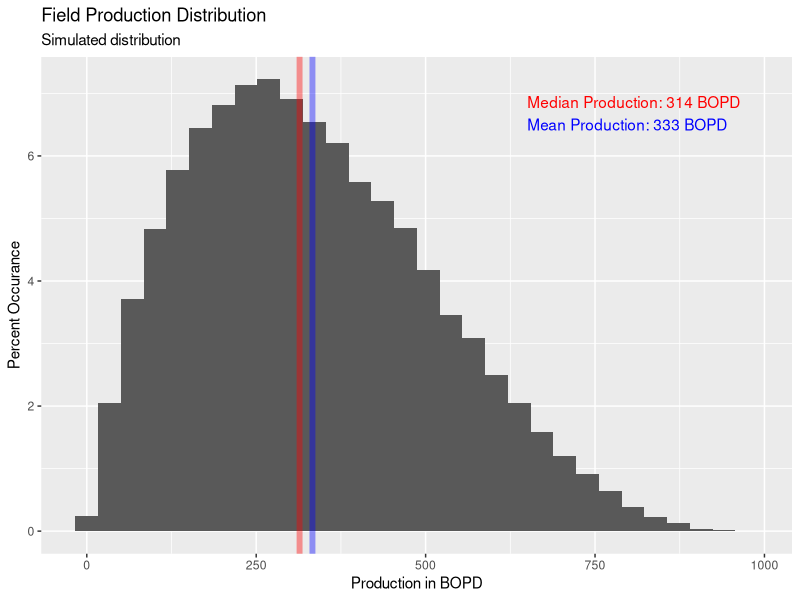

This figure's R source:
# Title ---------------------------------------------------------------------------------------
# Monte Carlo Oil Production Model
#
# Notes: use beta distribution to create Monte Carlo Simulation to forecast oil production
#
# Inputs: min_prod_well, max_prod_well, shape1, shape2, num_wells
# Outputs: histogram of distribution, CDF, table of percentile results w/ probabilities


# Libraries -----------------------------------------------------------------------------------
library(dplyr)
library(ggplot2)

# Inputs --------------------------------------------------------------------------------------

min_prod_well <- 50       # smallest well production in BOPD
max_prod_well <- 1000     # highest well production in BOPD
shape1 <- 2
shape2 <- 4
num_wells <- 100
runs <- 500


# MC Simulation -------------------------------------------------------------------------------


for (i in c(1:runs)) {
      
}






n <- num_wells * runs
mc <- rbeta(n, shape1 = shape1, shape2 = shape2) 
mc <- data.frame(beta = mc)
mc$Prod <- min_prod_well + (mc$beta * max_prod_well - min_prod_well)

# Calculate CDF
mc$cdf <- mc$Prod
mc$cdf[-1] <- 


# Results -------------------------------------------------------------------------------------
summary(mc)

# Median and Mean Production (per well)
med <- round(median(mc$Prod), 0)
avg <- round(mean(mc$Prod), 0)



# Histogram
g <- ggplot(mc, aes(x = Prod, y=100*(..count..)/sum(..count..))) + 
      geom_histogram() +
      labs(
            title = "Field Production Distribution",
            subtitle = "Simulated distribution"
      ) +
      xlab("Production in BOPD") +
      ylab("Percent Occurance") +
      geom_vline(xintercept = med, color = 'red', size = 2, alpha = 0.4) +
      geom_vline(xintercept = avg, color = 'blue', size = 2, alpha = 0.4)

# Labels
label_med <- paste0("Median Production: ", med, " BOPD")
label_avg <- paste0("Mean Production: ", avg, " BOPD")

y_max <- max(ggplot_build(g)$data[[1]]$ymax)

g + annotate("text",
             label = c(label_med, label_avg),
             x = 650,
             y = c(y_max * 0.95, y_max * 0.9),
             color = c("red", "blue"),
             hjust = 0)

